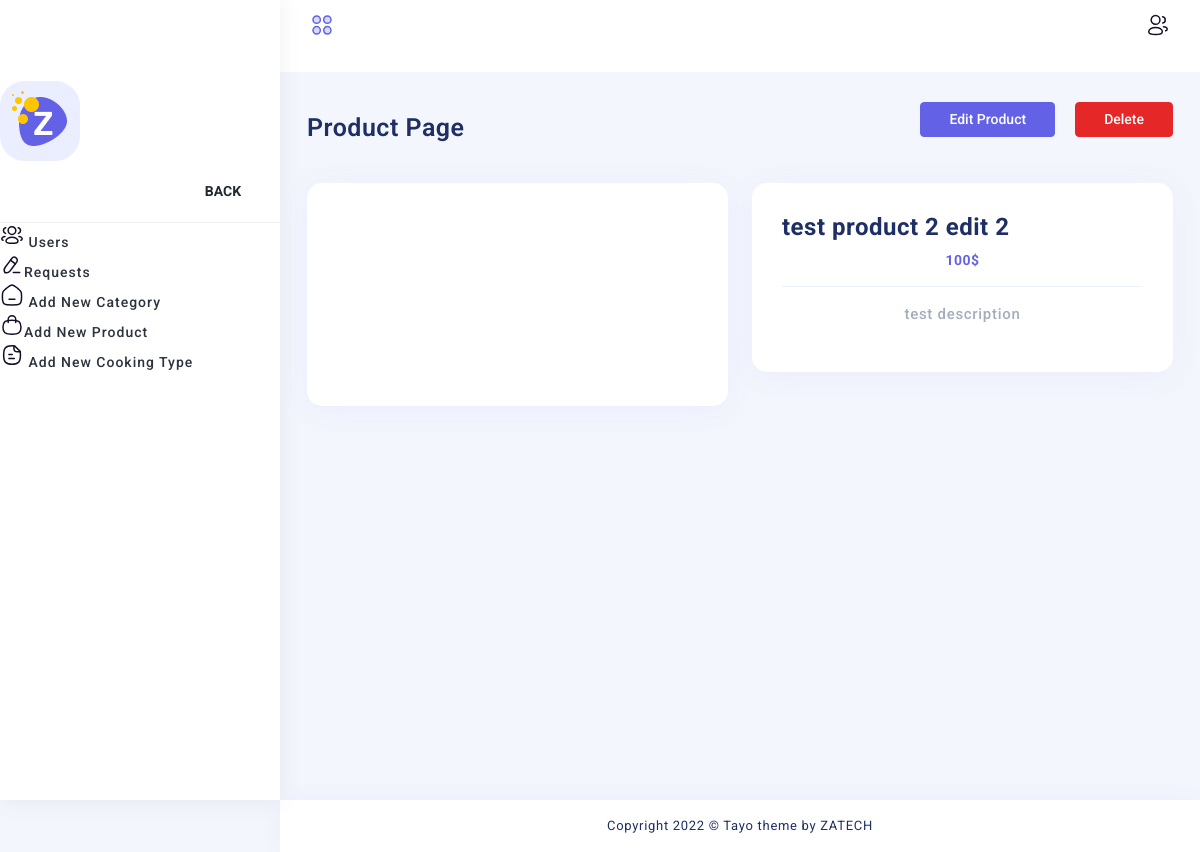
The app's page /fish-manager/Code/product-details.php?id=2 with its own data.
### tables this page shows
CREATE TABLE `products` (
  `id` int(11) NOT NULL,
  `p_name` varchar(100) DEFAULT NULL,
  `p_cat` int(11) NOT NULL,
  `p_price` varchar(20) DEFAULT NULL,
  `p_desc` text DEFAULT NULL
);

### fish-manager/Code/product-details.php (the view, shortened to what this page needs)
<?php
include 'connect.php';
$id = '';
if (isset($_GET['id']))
    $id = $_GET['id'];
else
    header('Location: products.php');
$sql = $con->prepare('select *
                            from products p, p_photo ph
                            where p.id = ' . $id . '
                            and ph.p_id = ' . $id);
$sql->execute();
$products = $sql->fetchAll();
$sql2 = $con->prepare('select *
                            from products
                            where id = ' . $id);
$sql2->execute();
$single_product = $sql2->fetch();
?>
<!DOCTYPE html>
<html lang="en">
<head>
  <link rel="stylesheet" type="text/css" href="../assets/css/vendors/font-awesome.css">
  <link rel="stylesheet" type="text/css" href="../assets/css/vendors/icofont.css">
  <link rel="stylesheet" type="text/css" href="../assets/css/vendors/themify.css">
  <link rel="stylesheet" type="text/css" href="../assets/css/vendors/flag-icon.css">
  <link rel="stylesheet" type="text/css" href="../assets/css/vendors/feather-icon.css">
  <link rel="stylesheet" type="text/css" href="../assets/css/vendors/scrollbar.css">
  <link rel="stylesheet" type="text/css" href="../assets/css/vendors/animate.css">
  <link rel="stylesheet" type="text/css" href="../assets/css/vendors/date-picker.css">
  <link rel="stylesheet" type="text/css" href="../assets/css/vendors/photoswipe.css">
  <link rel="stylesheet" type="text/css" href="../assets/css/vendors/bootstrap.css">
  <link rel="stylesheet" type="text/css" href="../assets/css/style.css">
  <link id="color" rel="stylesheet" href="../assets/css/color-1.css" media="screen">
  <link rel="stylesheet" type="text/css" href="../assets/css/responsive.css">
  <link rel="stylesheet" type="text/css" href="../assets/css/vendors/owlcarousel.css">
  <link rel="stylesheet" type="text/css" href="../assets/css/vendors/slick-theme.css">
  <link rel="stylesheet" type="text/css" href="../assets/css/vendors/slick.css">
</head>
<body style="text-align: center">
<div class="page-wrapper compact-wrapper" id="pageWrapper">
  <div class="page-header">
    <div class="header-wrapper row m-0">
      <div class="header-logo-wrapper col-auto p-0">
        <div class="toggle-sidebar">
          <div class="status_toggle sidebar-toggle d-flex">
          </div>
        </div>
      </div>
      <div class="nav-right col-10 col-sm-6 pull-right right-header p-0">
        <ul class="nav-menus">
          <li class="profile-nav onhover-dropdown pe-0 py-0 me-0">
            <div class="media profile-media">
            </div>
          </li>
        </ul>
      </div>
    </div>
  </div>
  <div class="page-body-wrapper">
    <div class="sidebar-wrapper">
      <div>
        <div class="logo-wrapper"><a href="index.php"><img class="img-fluid for-light" src="../assets/images/logo.jpg" alt=""><img class="img-fluid for-dark" src="../assets/images/logo/small-white-logo.png" alt=""></a>
        </div>
        <nav class="sidebar-main">
          <div id="sidebar-menu">
            <ul class="sidebar-links" id="simple-bar">
              <li class="back-btn"><a href="index.php"><img class="img-fluid" src="../assets/images/logo-icon.png" alt=""></a>
                <div class="mobile-back text-end"><span>Back</span><i class="fa fa-angle-right ps-2" aria-hidden="true"></i></div>
              </li>
              <li class="sidebar-list">
                <a class="sidebar-link sidebar-title link-nav" href="index.php">
                  <span>Users</span></a>
              </li>
              <li class="sidebar-list">
                <a class="sidebar-link sidebar-title link-nav" href="requests.php">
                  <span>Requests</span></a>
              </li>
              <li class="sidebar-list">
                <a class="sidebar-link sidebar-title link-nav" href="categories.php">
                  <span>Add new Category</span></a>
              </li>
              <li class="sidebar-list">
                <a class="sidebar-link sidebar-title link-nav" href="products.php">
                  <span>Add new Product</span></a>
              </li>
              <li class="sidebar-list">
                <a class="sidebar-link sidebar-title link-nav" href="cooking.php">
                  <span>Add new Cooking type</span>
                </a>
              </li>
            </ul>
          </div>
        </nav>
      </div>
    </div>
        <div class="page-body">
          <div class="container-fluid">
            <div class="page-title">
              <div class="row">
                <div class="col-12 col-sm-6">
                  <h3 style="text-align: left">Product Page</h3>
                </div>
                <div class="col-12 col-sm-6">
                  <p class="breadcrumb">
                    <button class="btn btn-primary m-r-20" type="button" data-bs-toggle="modal" data-bs-target=".bd-example-modal-lg">Edit Product</button>
                    <button class="btn btn-danger" type="button" onclick="window.location.href='backend/delete.php?do=products&id=<?php echo $single_product['id'];?>'">Delete</button>
                  </p>
                </div>
              </div>
            </div>
          </div>
          <div class="container-fluid">
            <div>
              <div class="row product-page-main p-0">
                <div class="col-xl-6 col-md-6 box-col-6 xl-50">
                  <div class="card">
                    <div class="card-body">
                      <div class="row">
                        <div class="col-xl-9 box-col-7 product-main">
                          <div class="pro-slide-single">
                              <?php foreach ($products as $product) {?>
                                  <div><img class="img-fluid" src="<?php echo $base_url . $product['photo'];?>" alt=""></div>
                              <?php }?>
                          </div>
                        </div>
                        <div class="col-xl-3 box-col-4 product-thumbnail">
                          <div class="pro-slide-right">
                              <?php foreach ($products as $product) {?>
                                  <div>
                                      <div class="slide-box"><img src="<?php echo $base_url . $product['photo'];?>" alt=""></div>
                                  </div>
                              <?php }?>
                          </div>
                        </div>
                      </div>
                    </div>
                  </div>
                </div>
                <div class="col-xl-6 col-md-6 box-col-6 xl-50 proorder-lg-1">
                  <div class="card">
                    <div class="card-body">
                      <div class="pro-group pt-0 border-0">
                        <div class="product-page-details mt-0">
                          <h3><?php echo $single_product['p_name'];?></h3>
                        </div>
                        <div class="product-price"><?php echo $single_product['p_price'];?>$</div>
                      </div>
                      <div class="pro-group">
                        <p><?php echo $single_product['p_desc'];?></p>
                      </div>
                    </div>
                  </div>
                </div>
              </div>
            </div>
          </div>
        </div>
        <footer class="footer">
          <div class="container-fluid">
            <div class="row">
              <div class="col-md-12 footer-copyright text-center">
                <p class="mb-0">Copyright 2022 © Tayo theme by ZATECH  </p>
              </div>
            </div>
          </div>
        </footer>
      </div>
    </div>
  </body>
</html>

### records on screen
products: p_name "test product 2 edit 2", p_price "100", p_desc "test description"
